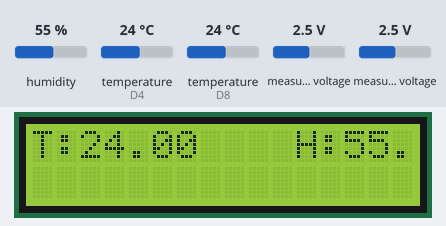
Simulated run of this sketch. Board: ESP8266 (NodeMCU). Shown: 16×2 character LCD. The inputs (shaded band) are chosen by the test bench; at power-on: temperature (sensors on D8, D4) 24 °C, measured voltage 2.5 V, humidity 55 %. WiFi joins after 1.5 s; servers stay silent unless stated; the Firebase database answers and starts empty; what the sketch prints to the serial monitor is not drawn.

Above: at 4.2 s.
4.3 s: temperature (sensor on D8) set to 4 °C
At 9.8 s:
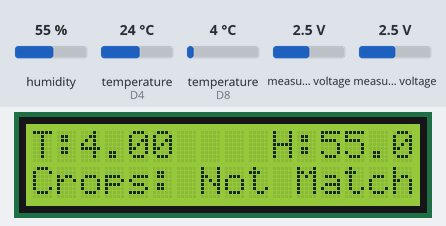
10.0 s: measured voltage (sensor 200) set to 0.1 V
At 13.3 s:
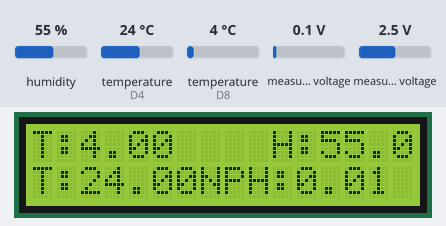
18.3 s: temperature (sensor on D8) set to 12 °C
At 22.0 s:
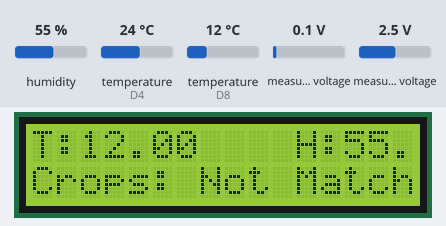
26.3 s: measured voltage (sensor 200) set to 1.2 V
At 29.6 s:
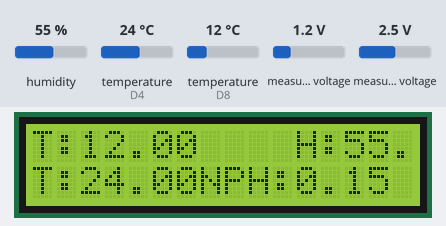
35.4 s: temperature (sensor on D4) set to 12 °C
At 37.14 s:
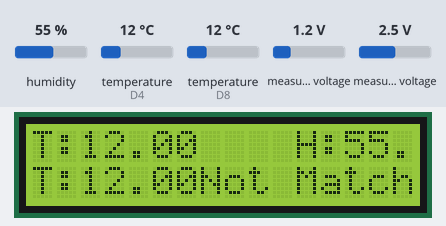
38.7 s: humidity set to 22 %
At 43.1 s:
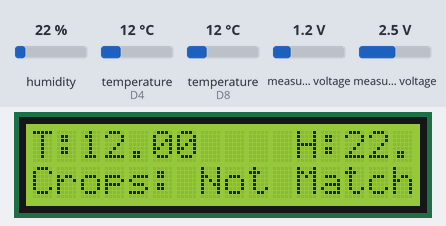
Timing chart, 0 to 43.6 s (numbered marks = the images above; inputs shaded):
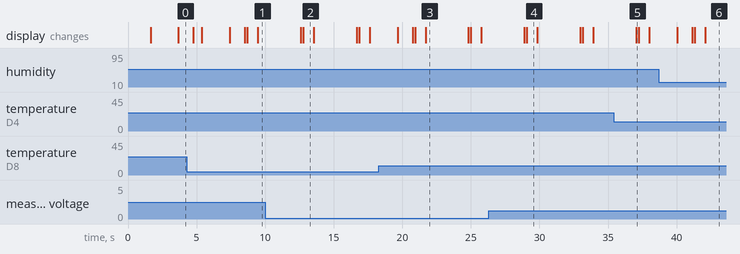

The sketch:

finaliot1st.ino
```cpp
#include <ESP8266WiFi.h>
#include <FirebaseArduino.h>
#include <Adafruit_Sensor.h>
#include <DHT.h>
#include <DHT_U.h>
#include <OneWire.h>
#include <DallasTemperature.h>
#include <Wire.h>
#include <Adafruit_ADS1015.h>
#define ONE_WIRE_BUS D4
#define DHTPIN D8

#include <LiquidCrystal_I2C.h>
LiquidCrystal_I2C lcd(0x27,16,2);


  //DATABASE
#define FIREBASE_HOST "smart-farming-cf40c.firebaseio.com"  //maltoshibly@gmail.com dummpy
#define FIREBASE_AUTH "jEPDhlUUPQTELyouJeRfFx1e1uAtId6BRj9UySJP"
#define WIFI_SSID "Rubel"
#define WIFI_PASSWORD "12345678"
 //DATABASE

int b,c;
int16_t adc0,adc1;
#define SensorPin A0            //pH meter Analog output to Arduino Analog Input 0
#define Offset 0.00            //deviation compensate

#define samplingInterval 20
#define printInterval 800
#define ArrayLenth  40    //times of collection
int pHArray[ArrayLenth];   //Store the average value of the sensor feedback
int pHArrayIndex=0;

//


#define DHTTYPE    DHT22
OneWire oneWire(ONE_WIRE_BUS);
DallasTemperature sensors(&oneWire);


float temp,hum;

DHT_Unified dht(DHTPIN, DHTTYPE);

uint32_t delayMS;
Adafruit_ADS1115 ads(0x48);

void setup() {

  lcd.init();
   lcd.backlight();
    lcd.setCursor(0,0);
   lcd.println("SMART FARMING       ");
       lcd.setCursor(0,1);
   lcd.print("connecting");

  Serial.begin(9600);
WiFi.begin(WIFI_SSID, WIFI_PASSWORD);
Serial.print("connecting");
while (WiFi.status() != WL_CONNECTED) {
Serial.print(".");
     lcd.setCursor(0,2);
   lcd.print(".");
delay(500);
}
lcd.clear();

Serial.println();
Serial.print("connected: ");
  lcd.setCursor(0,0);
   lcd.print("connected: ");
  Serial.println(WiFi.localIP());
  Firebase.begin(FIREBASE_HOST, FIREBASE_AUTH);
   lcd.setCursor(0,1);
   lcd.print((WiFi.localIP()));


  dht.begin();
  sensor_t sensor;
  dht.temperature().getSensor(&sensor);
  dht.humidity().getSensor(&sensor);
  delayMS = sensor.min_delay / 1000;
  sensors.begin();
  ads.begin();
  lcd.clear();
}

void loop() {


  delay(delayMS);
  sensors_event_t event;
  dht.temperature().getEvent(&event);
  temp=(event.temperature);
  dht.humidity().getEvent(&event);
  hum=(event.relative_humidity);


  if (isnan(event.temperature)||(isnan(event.relative_humidity))) {
    Serial.println(F("Error reading temperature!"));
  }
  else {
    Serial.print(F("Temp: "));
     Serial.print(temp);
     Serial.print(F("°C"));
       lcd.setCursor(0,0);
   lcd.print("T:");
    lcd.print(temp,2);
      lcd.print("    ");


  Serial.print("    ");
    Serial.print(F("Hu: "));
  Serial.print(hum);
    Serial.print("|       ");
    lcd.print("H:");
    lcd.println(hum,2);
    lcd.print("    ");
     lcd.setCursor(18,0);
    lcd.print("  ");
      lcd.setCursor(20,0);
    lcd.print(" ");

   //
   Firebase.set("Humidity",hum);
   Firebase.set("Temp",temp);
  }


  sensors.requestTemperatures();
  Serial.print("S_Temp: ");

  Serial.print(sensors.getTempCByIndex(0));
 Serial.print("°C");
 Serial.print("    ");

    lcd.setCursor(0,1);
   lcd.print("T:");
    lcd.print((sensors.getTempCByIndex(0)),2);


Firebase.set("S_Temp",sensors.getTempCByIndex(0));


 //

 static unsigned long samplingTime = millis();
  static unsigned long printTime = millis();
  static float pHValue,voltage;
  if(millis()-samplingTime > samplingInterval)
  {
    adc0 = ads.readADC_SingleEnded(0);
    adc1 = ads.readADC_SingleEnded(1);
       b=map(adc0,0,26500,0,1024);
       c=map(adc0,0,26500,0,100);

      pHArray[pHArrayIndex++]=b;


      if(pHArrayIndex==ArrayLenth)pHArrayIndex=0;
      voltage = avergearray(pHArray, ArrayLenth)*5.0/1024;
      pHValue = 3.5*voltage+Offset;
      samplingTime=millis();
  }
  if(millis() - printTime > printInterval)   //Every 800 milliseconds, print a numerical, convert the state of the LED indicator
  {


        lcd.setCursor(8,1);
   lcd.print("PH:");

    lcd.print(pHValue,2);
    lcd.print(" ");
    lcd.setCursor(16,1);
   lcd.print("M:");
   lcd.println(c);
    lcd.setCursor(20,1);
    lcd.print(" ");


     Serial.print("pH: ");
    Serial.print(pHValue,2);
    Serial.print("    ");
     Firebase.set("S_Moisture",c);

        Serial.print("Moist: ");
    Serial.println(c);
      Firebase.set("S_PH",pHValue);
    Serial.print("    ");

        printTime=millis();
  }

//decision site

int datatemp1=  Firebase.getInt("temp1");
int datahum1=  Firebase.getInt("hum1");
int datasph1=  Firebase.getInt("ph1");
//int datastemp1=Firebase.getInt(stemp1);
//int datasmois1=Firebase.getInt(smois1);
Serial.print(datatemp1);
Serial.println(datahum1);
Serial.println(datasph1);


if(datatemp1>25 && datahum1>72 && datasph1<8)
{
  Serial.println("Results:");
  lcd.setCursor(0,2);
  lcd.println("Crops: Rice");
}

else
{
  Serial.println("Results:");
  lcd.setCursor(0,2);
  lcd.println("Crops: Not Match");

}


}//loop end


double avergearray(int* arr, int number){
  int i;
  int max,min;
  double avg;
  long amount=0;
  if(number<=0){
    Serial.println("Error number for the array to avraging!/n");
    return 0;
  }
  if(number<5){   //less than 5, calculated directly statistics
    for(i=0;i<number;i++){
      amount+=arr[i];
    }
    avg = amount/number;
    return avg;
  }else{
    if(arr[0]<arr[1]){
      min = arr[0];max=arr[1];
    }
    else{
      min=arr[1];max=arr[0];
    }
    for(i=2;i<number;i++){
      if(arr[i]<min){
        amount+=min;        //arr<min
        min=arr[i];
      }else {
        if(arr[i]>max){
          amount+=max;    //arr>max
          max=arr[i];
        }else{
          amount+=arr[i]; //min<=arr<=max
        }
      }//if
    }//for
    avg = (double)amount/(number-2);
  }//if
  return avg;

}
```

Measured:
- after the input at 4.3 s, the display: first differs from a run without the input after 3.1 s (image 1)
- after the input at 10.0 s, the display: first differs from a run without the input after 2.8 s (image 2)
- after the input at 18.3 s, the display: changes after 1.4 s (image 3)
- after the input at 26.3 s, the display: first differs from a run without the input after 2.8 s (image 4)
- what the display in image 2 shows lasts 0.7 s, from 12.8 s to 13.5 s
- what the display in image 3 shows lasts 3.1 s, from 21.7 s to 24.8 s
